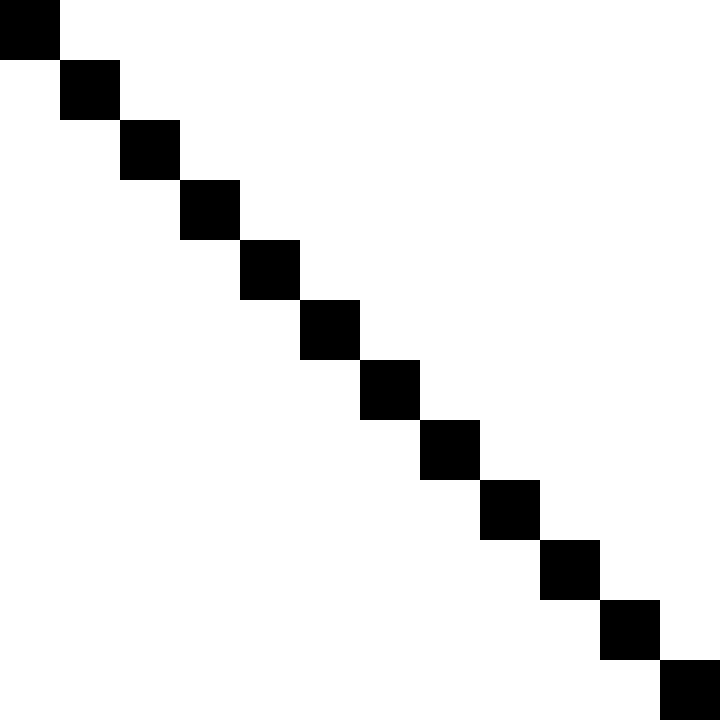

A 2D game scene composited from a Tiled map and its tileset images. What follows is a short description and the map's XML, with every tile layer's data as written:
An orthogonal 12x12 tile map with 60x60 px tiles, 1 tile layer (Layer2) and 8 objects (gate6, gate5, gate4, gate3, gate2, ...).

<map version="1.5" tiledversion="1.7.2" orientation="orthogonal" renderorder="right-down" width="12" height="12" tilewidth="60" tileheight="60" infinite="0" nextlayerid="4" nextobjectid="12">
 <tileset firstgid="1" source="graph.tsx" />
 <layer id="1" name="Layer2" width="12" height="12">
  <data encoding="csv">
3,1,1,1,1,1,1,1,1,1,1,1,
1,3,1,1,1,1,1,1,1,1,1,1,
1,1,3,1,1,1,1,1,1,1,1,1,
1,1,1,3,1,1,1,1,1,1,1,1,
1,1,1,1,3,1,1,1,1,1,1,1,
1,1,1,1,1,3,1,1,1,1,1,1,
1,1,1,1,1,1,3,1,1,1,1,1,
1,1,1,1,1,1,1,3,1,1,1,1,
1,1,1,1,1,1,1,1,3,1,1,1,
1,1,1,1,1,1,1,1,1,3,1,1,
1,1,1,1,1,1,1,1,1,1,3,1,
1,1,1,1,1,1,1,1,1,1,1,3
</data>
 </layer>
 <objectgroup id="2" name="Transfer">
  <object id="9" name="gate6" gid="19" x="0" y="120" width="60" height="60">
   <properties>
    <property name="target_gate" value="gate1" />
    <property name="target_level" value="level31" />
   </properties>
  </object>
  <object id="10" name="gate5" gid="19" x="300" y="420" width="60" height="60">
   <properties>
    <property name="target_gate" value="gate1" />
    <property name="target_level" value="level35" />
   </properties>
  </object>
  <object id="11" name="gate4" gid="19" x="600" y="720" width="60" height="60">
   <properties>
    <property name="target_gate" value="gate7" />
    <property name="target_level" value="level11" />
   </properties>
  </object>
  <object id="4" name="gate3" gid="6" x="660" y="660" width="60" height="60">
   <properties>
    <property name="target_gate" value="gate4" />
    <property name="target_level" value="level31" />
   </properties>
  </object>
  <object id="1" name="gate2" gid="6" x="360" y="360" width="60" height="60">
   <properties>
    <property name="target_gate" value="gate2" />
    <property name="target_level" value="level34" />
   </properties>
  </object>
  <object id="2" name="gate1" gid="6" x="60" y="60" width="60" height="60">
   <properties>
    <property name="target_gate" value="gate6" />
    <property name="target_level" value="level11" />
   </properties>
  </object>
 </objectgroup>
 <objectgroup id="3" name="Trigger">
  <object id="8" name="prop1" gid="14" x="420" y="240" width="60" height="60" />
  <object id="3" name="key1" gid="4" x="180" y="420" width="60" height="60">
   <properties>
    <property name="params" value="{&quot;targetLevel&quot;:&quot;level31&quot;,&quot;targetPlatforms&quot;: &quot;RigidSquare1|RigidSquare2&quot;}" />
    <property name="script" value="PlatformTrigger" />
   </properties>
  </object>
 </objectgroup>
</map>
